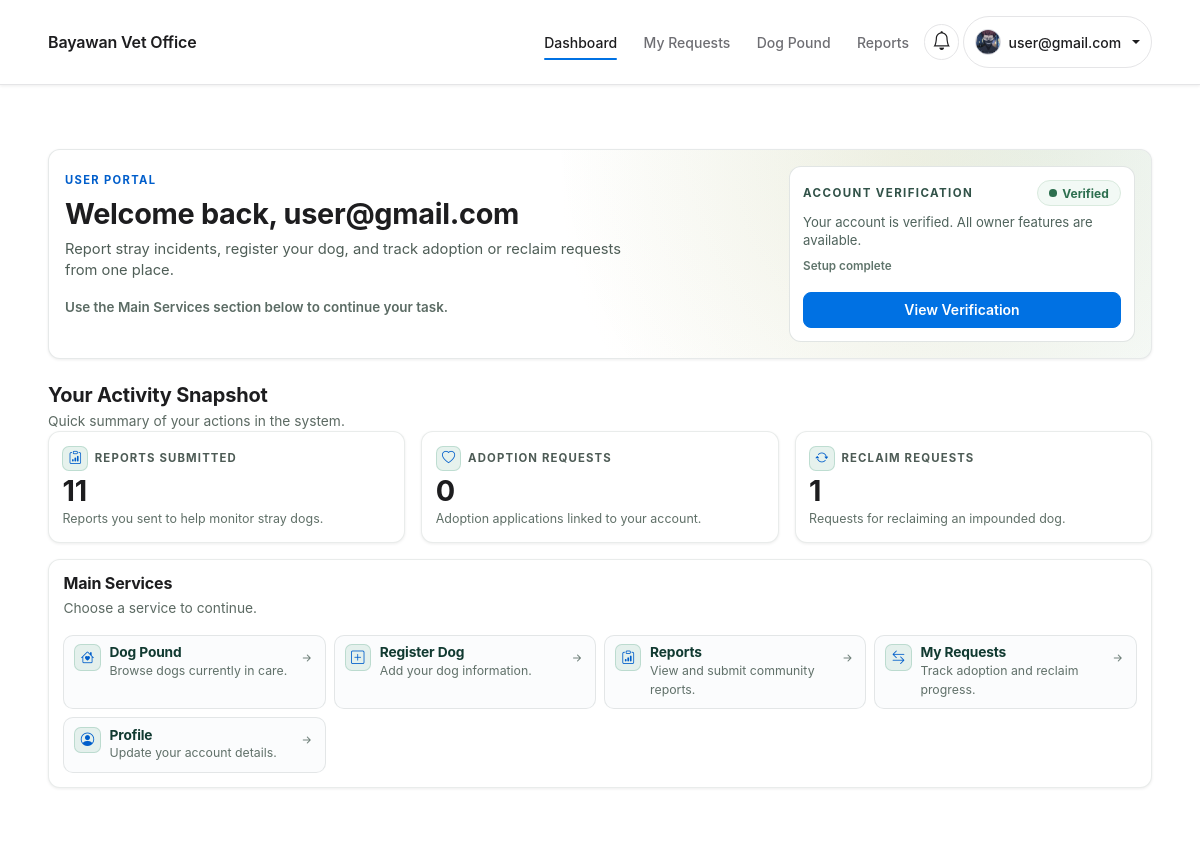
Page /accounts/dashboard/ (signed in) on the committed database.
### users/models.py (models this page shows, shortened)
class CustomUser(AbstractUser):
    class Roles(models.TextChoices):
        ADMIN = 'ADMIN', 'Admin'
        STAFF = 'STAFF', 'Staff'
        OWNER = 'OWNER', 'Regular User (Owner)'
    email = models.EmailField(unique=True)
    role = models.CharField(max_length=20, choices=Roles.choices, default=Roles.OWNER)
    email_verified = models.BooleanField(default=False)
    is_verified = models.BooleanField(default=False)
    legal_consent = models.BooleanField(default=False)
    legal_consented_at = models.DateTimeField(null=True, blank=True)

class UserProfile(models.Model):
    class Gender(models.TextChoices):
        MALE = 'MALE', 'Male'
        FEMALE = 'FEMALE', 'Female'
    class StatusBadge(models.TextChoices):
        GREEN = 'GREEN', 'Green'
        ORANGE = 'ORANGE', 'Orange'
        RED = 'RED', 'Red'
    user = models.OneToOneField(CustomUser, on_delete=models.CASCADE, related_name='profile')
    offense_count = models.PositiveIntegerField(default=0)
    status_badge = models.CharField(max_length=10, choices=StatusBadge.choices, default=StatusBadge.GREEN)
    full_name = models.CharField(max_length=150, blank=True)
    address = models.CharField(max_length=255, blank=True)
    age = models.PositiveIntegerField(null=True, blank=True)
    birthday = models.DateField(null=True, blank=True)
    gender = models.CharField(max_length=10, choices=Gender.choices, blank=True)
    profile_photo = models.ImageField(upload_to='profile_photos/', blank=True, null=True)

### users/views.py (the view)
# urls.py: path('dashboard/', views.dashboard, name='dashboard'),
@login_required
def dashboard(request):
    report_count = Report.objects.filter(reported_by=request.user).count()
    adoption_count = AdoptionReservation.objects.filter(requester=request.user).count()
    reclaim_count = ReclaimRequest.objects.filter(owner=request.user).count()
    context = {
        'report_count': report_count,
        'adoption_count': adoption_count,
        'reclaim_count': reclaim_count,
    }
    return render(request, 'users/dashboard.html', context)

### templates/users/dashboard.html (shortened to what this page needs)
{% extends 'base.html' %}
{% load static %}
{% block extra_css %}
  <link rel="stylesheet" href="{% static 'css/dashboard.css' %}" />
{% endblock %}
{% block content %}
  <section class="section-pad dashboard-shell">
    <div class="container">
      <div class="dashboard-hero card-elevated">
        <div class="row g-3 align-items-stretch">
          <div class="col-lg-8">
            <p class="dashboard-eyebrow mb-2">User Portal</p>
            <h1 class="dashboard-title mb-2">Welcome back, {{ request.user.username }}</h1>
            <p class="dashboard-subtitle mb-3">
              Report stray incidents, register your dog, and track adoption or reclaim requests from one place.
            </p>
            <p class="dashboard-subhint mb-0">Use the Main Services section below to continue your task.</p>
          </div>
          <div class="col-lg-4">
            <aside class="dashboard-verify-card h-100">
              <div class="d-flex justify-content-between align-items-center gap-2 mb-2">
                <div class="dashboard-verify-label">Account Verification</div>
                {% if request.user.is_verified %}
                  <span class="status-pill status-pill--success">Verified</span>
                {% else %}
                  <span class="status-pill status-pill--warning">Pending</span>
                {% endif %}
              </div>
              {% if request.user.is_verified %}
                <p class="dashboard-verify-text mb-2">Your account is verified. All owner features are available.</p>
              {% else %}
                <p class="dashboard-verify-text mb-2">Verification is needed to unlock protected actions and faster request handling.</p>
              {% endif %}
              <p class="dashboard-verify-meta mb-3">
                {% if request.user.is_verified %}Setup complete{% else %}Setup in progress{% endif %}
              </p>
              <a class="btn btn-sm btn-primary w-100" href="{% url 'verification_status' %}">
                {% if request.user.is_verified %}View Verification{% else %}Complete Verification{% endif %}
              </a>
            </aside>
          </div>
        </div>
      </div>
      <div class="dashboard-section-head mt-4">
        <h2 class="h5 mb-1">Your Activity Snapshot</h2>
        <p class="dashboard-muted mb-0">Quick summary of your actions in the system.</p>
      </div>
      <div class="row g-3">
        <div class="col-md-4">
          <article class="dashboard-kpi card-soft">
            <div class="dashboard-kpi-top mb-1">
              <span class="dashboard-kpi-icon"><i class="bi bi-clipboard-data"></i></span>
              <span class="dashboard-kpi-label">Reports Submitted</span>
            </div>
            <div class="dashboard-kpi-value">{{ report_count }}</div>
            <p class="dashboard-kpi-note mb-0">Reports you sent to help monitor stray dogs.</p>
          </article>
        </div>
        <div class="col-md-4">
          <article class="dashboard-kpi card-soft">
            <div class="dashboard-kpi-top mb-1">
              <span class="dashboard-kpi-icon"><i class="bi bi-heart"></i></span>
              <span class="dashboard-kpi-label">Adoption Requests</span>
            </div>
            <div class="dashboard-kpi-value">{{ adoption_count }}</div>
            <p class="dashboard-kpi-note mb-0">Adoption applications linked to your account.</p>
          </article>
        </div>
        <div class="col-md-4">
          <article class="dashboard-kpi card-soft">
            <div class="dashboard-kpi-top mb-1">
              <span class="dashboard-kpi-icon"><i class="bi bi-arrow-repeat"></i></span>
              <span class="dashboard-kpi-label">Reclaim Requests</span>
            </div>
            <div class="dashboard-kpi-value">{{ reclaim_count }}</div>
            <p class="dashboard-kpi-note mb-0">Requests for reclaiming an impounded dog.</p>
          </article>
        </div>
      </div>
      <div class="card-soft dashboard-services mt-3">
        <h2 class="dashboard-block-title">Main Services</h2>
        <p class="dashboard-muted mb-3">Choose a service to continue.</p>
        <div class="dashboard-service-grid">
          <a class="dashboard-service-card" href="{% url 'dogs_public_list' %}">
            <span class="dashboard-service-icon"><i class="bi bi-house-heart"></i></span>
            <div>
              <h3 class="dashboard-service-title">Dog Pound</h3>
              <p class="dashboard-service-text mb-0">Browse dogs currently in care.</p>
            </div>
            <i class="bi bi-arrow-right-short dashboard-service-arrow"></i>
          </a>
          <a class="dashboard-service-card" href="{% url 'dogs_register' %}">
            <span class="dashboard-service-icon"><i class="bi bi-plus-square"></i></span>
            <div>
              <h3 class="dashboard-service-title">Register Dog</h3>
              <p class="dashboard-service-text mb-0">Add your dog information.</p>
            </div>
            <i class="bi bi-arrow-right-short dashboard-service-arrow"></i>
          </a>
          <a class="dashboard-service-card" href="{% url 'reports_public_list' %}">
            <span class="dashboard-service-icon"><i class="bi bi-clipboard-data"></i></span>
            <div>
              <h3 class="dashboard-service-title">Reports</h3>
              <p class="dashboard-service-text mb-0">View and submit community reports.</p>
            </div>
            <i class="bi bi-arrow-right-short dashboard-service-arrow"></i>
          </a>
          <a class="dashboard-service-card" href="{% url 'adoption_my_requests' %}">
            <span class="dashboard-service-icon"><i class="bi bi-arrow-left-right"></i></span>
            <div>
              <h3 class="dashboard-service-title">My Requests</h3>
              <p class="dashboard-service-text mb-0">Track adoption and reclaim progress.</p>
            </div>
            <i class="bi bi-arrow-right-short dashboard-service-arrow"></i>
          </a>
          <a class="dashboard-service-card" href="{% url 'profile' %}">
            <span class="dashboard-service-icon"><i class="bi bi-person-circle"></i></span>
            <div>
              <h3 class="dashboard-service-title">Profile</h3>
              <p class="dashboard-service-text mb-0">Update your account details.</p>
            </div>
            <i class="bi bi-arrow-right-short dashboard-service-arrow"></i>
          </a>
        </div>
      </div>
    </div>
  </section>
{% endblock %}

### templates/base.html (shortened to what this page needs)
{% load static %}
<!doctype html>
<html lang="en">
  <head>
    <link
      href="https://cdn.jsdelivr.net/npm/bootstrap@5.3.2/dist/css/bootstrap.min.css"
      rel="stylesheet"
    />
    <link
      rel="stylesheet"
      href="https://cdn.jsdelivr.net/npm/bootstrap-icons@1.11.3/font/bootstrap-icons.css"
    />
    <link rel="stylesheet" href="{% static 'css/theme.css' %}" />
    <link rel="stylesheet" href="{% static 'css/components.css' %}" />
    <link rel="stylesheet" href="{% static 'css/layout.css' %}" />
    <link rel="stylesheet" href="{% static 'css/utilities.css' %}" />
    <link rel="stylesheet" href="{% static 'css/app-pages.css' %}" />
    <link rel="stylesheet" href="{% static 'css/app-modules.css' %}" />
    {% block extra_css %}{% endblock %}
  </head>
  <body class="app-shell">
    <nav class="navbar navbar-expand-lg navbar-light bg-white border-bottom sticky-top">
      <div class="container">
        <a class="navbar-brand fw-semibold site-navbar-title" href="{% url 'home' %}">
          Bayawan Vet Office
        </a>
        <div class="collapse navbar-collapse" id="navMain">
          <ul class="navbar-nav ms-auto align-items-lg-center gap-lg-1">
            {% if request.user.is_authenticated %}
              <li class="nav-item">
                {% if request.user.role == 'ADMIN' or request.user.role == 'STAFF' %}
                  <a class="nav-link" href="{% url 'analytics_dashboard' %}">Dashboard</a>
                {% else %}
                  <a class="nav-link" href="{% url 'dashboard' %}">Dashboard</a>
                {% endif %}
              </li>
              {% if request.user.role == 'ADMIN' or request.user.role == 'STAFF' %}
                <li class="nav-item dropdown">
                  <a
                    class="nav-link dropdown-toggle"
                    href="#"
                    id="manageDogDropdown"
                    role="button"
                    data-bs-toggle="dropdown"
                    aria-expanded="false"
                  >
                    Dogs
                  </a>
                  <ul class="dropdown-menu" aria-labelledby="manageDogDropdown">
                    <li><h6 class="dropdown-header">Dog Management</h6></li>
                    <li><a class="dropdown-item" href="{% url 'dogs_manage_list' %}">Intake</a></li>
                    <li>
                      <a class="dropdown-item" href="{% url 'dogs_registered_by_owner' %}">Registered Dogs</a>
                    </li>
                    <li>
                      <a class="dropdown-item" href="{% url 'dogs_vaccination_requests' %}">Vaccinations</a>
                    </li>
                  </ul>
                </li>
                <li class="nav-item dropdown">
                  <a
                    class="nav-link dropdown-toggle"
                    href="#"
                    id="staffCasesDropdown"
                    role="button"
                    data-bs-toggle="dropdown"
                    aria-expanded="false"
                  >
                    Cases
                  </a>
                  <ul class="dropdown-menu" aria-labelledby="staffCasesDropdown">
                    <li><h6 class="dropdown-header">Request Workflow</h6></li>
                    <li><a class="dropdown-item" href="{% url 'reports_staff_list' %}">Reports</a></li>
                    <li>
                      <a class="dropdown-item" href="{% url 'adoption_staff_queue' %}">Adoption Queue</a>
                    </li>
                  </ul>
                </li>
                <li class="nav-item">
                  <a class="nav-link" href="{% url 'admin_user_management' %}">Verifications</a>
                </li>
                <li class="nav-item">
                  <a class="nav-link" href="{% url 'penalties_checklist' %}">Penalties</a>
                </li>
              {% else %}
                <li class="nav-item">
                  <a class="nav-link" href="{% url 'adoption_my_requests' %}">My Requests</a>
                </li>
              {% endif %}
            {% endif %}
            {% if not request.user.is_authenticated or request.user.role == 'OWNER' %}
              <li class="nav-item">
                <a class="nav-link" href="{% url 'dogs_public_list' %}">Dog Pound</a>
              </li>
              <li class="nav-item"><a class="nav-link" href="{% url 'reports_public_list' %}">Reports</a></li>
            {% endif %}
            {% if request.user.is_authenticated %}
              <li class="nav-item dropdown">
                <a
                  class="nav-link dropdown-toggle notification-toggle {% if unread_notifications %}has-unread{% endif %}"
                  href="#"
                  id="notificationsDropdown"
                  role="button"
                  data-bs-toggle="dropdown"
                  aria-expanded="false"
                  aria-label="Open notifications"
                >
                  <i class="bi bi-bell"></i>
                </a>
              </li>
              <li class="nav-item dropdown">
                <a
                  class="nav-link dropdown-toggle navbar-profile-toggle"
                  href="#"
                  id="profileDropdown"
                  role="button"
                  data-bs-toggle="dropdown"
                  aria-expanded="false"
                >
                  <span class="navbar-profile-avatar" aria-hidden="true">
                    {% if request.user.profile.profile_photo %}
                      <img
                        src="{{ request.user.profile.profile_photo.url }}"
                        alt=""
                        class="navbar-profile-avatar-img"
                      />
                    {% else %}
                      <span class="navbar-profile-avatar-fallback">{{ request.user.username|first|upper }}</span>
                    {% endif %}
                  </span>
                  <span class="navbar-profile-name">{{ request.user.username }}</span>
                </a>
              </li>
            {% endif %}
          </ul>
        </div>
      </div>
    </nav>
    <main id="main-content" class="main-content">
      {% block content %}{% endblock %}
    </main>
  </body>
</html>

### rows in the picture
CustomUser: user.profile.profile_photo (picture), user.username "user@gmail.com"

### other values in the picture
{{ report_count }} "11"
{{ adoption_count }} "0"
{{ reclaim_count }} "1"
